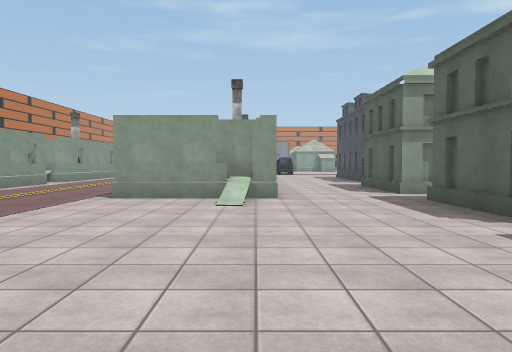
view 1 (above)

24 first-person views from a walk through a scene from a Unity 3-D project. The camera is 1.4 m above the floor, tilts 2° down and sees 70° across. The floor is counted in squares, 2 m on a side. Each view is taken from the middle of a square. On the plan, view 1 faces up. The plan holds only what a view shows up to about 11 squares ahead; the rest is blank. The place goes on beyond the plan. Some surface patterns are stand-ins.

view 2
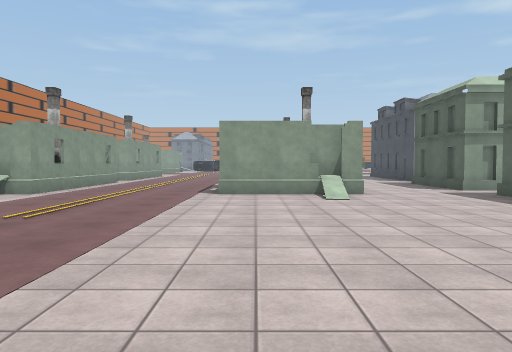

view 3
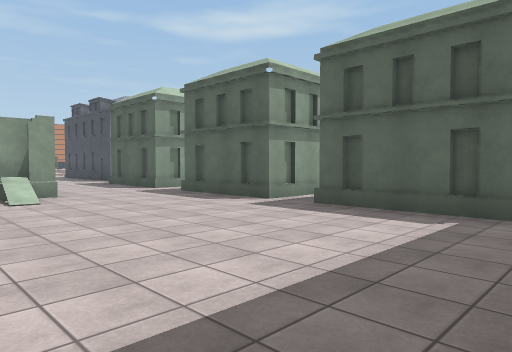

view 4
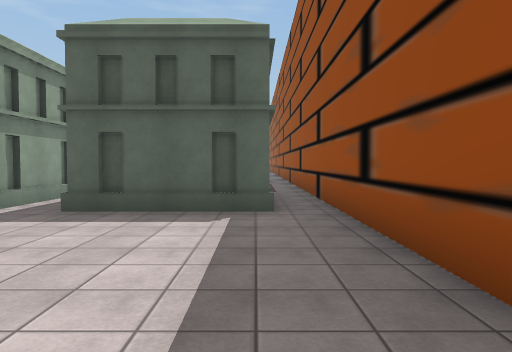

view 5
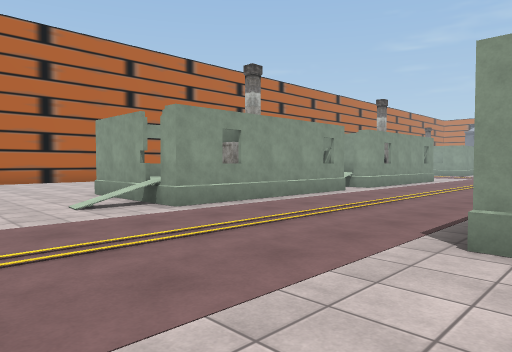

view 6
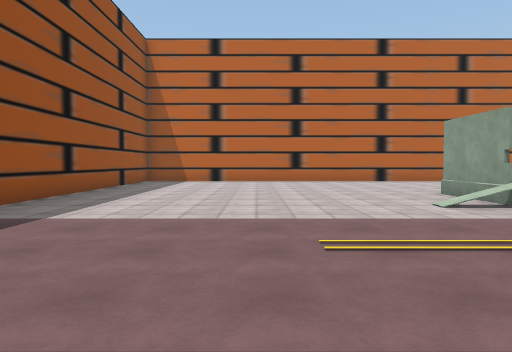

view 7
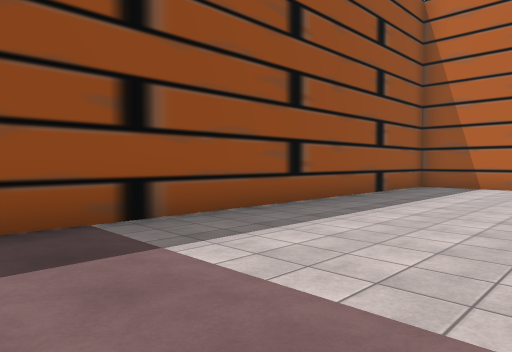

view 8
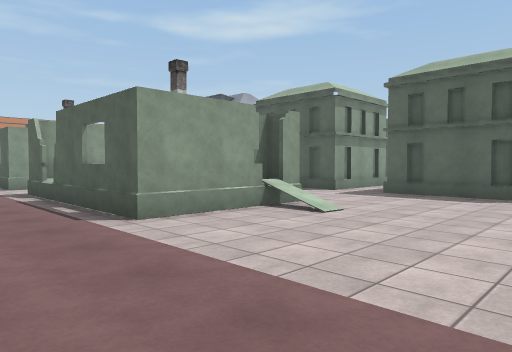

view 9
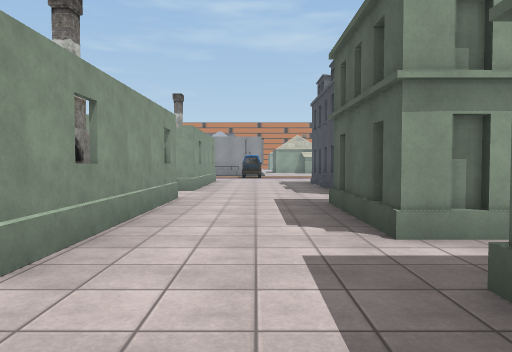

view 10
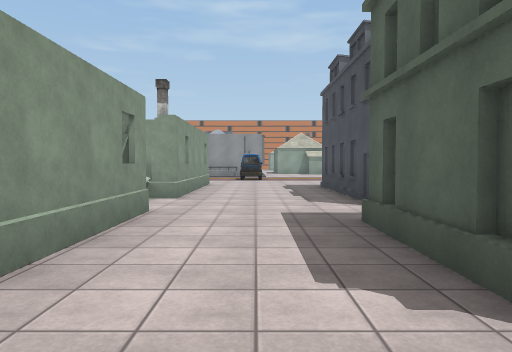

view 11
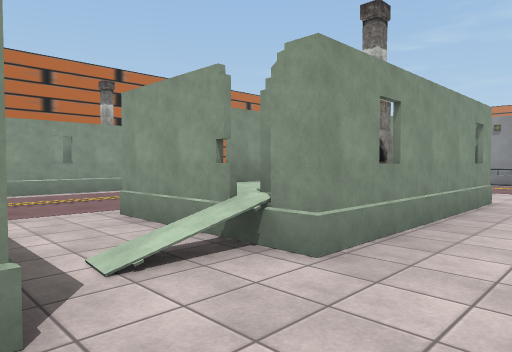

view 12
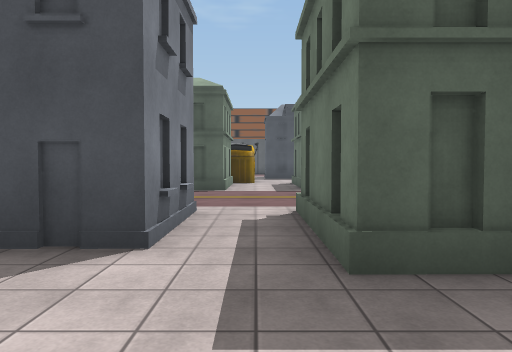

view 13
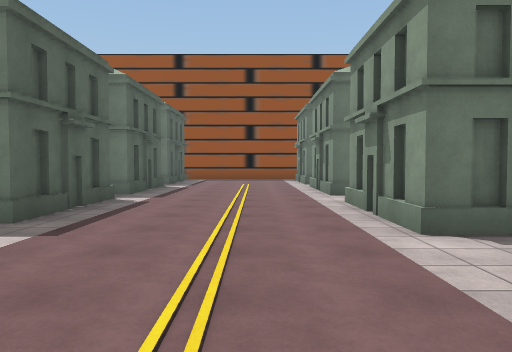

view 14
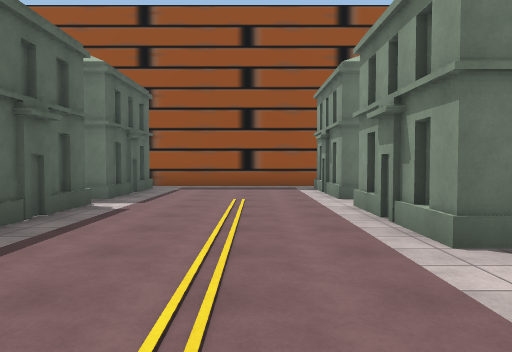

view 15
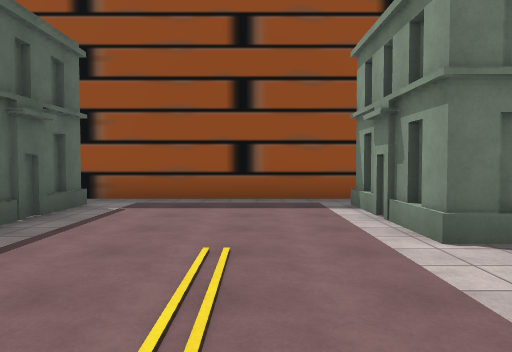

view 16
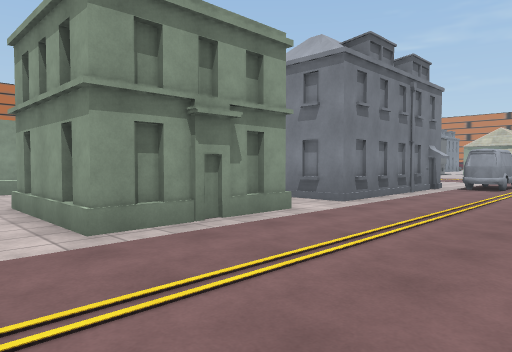

view 17
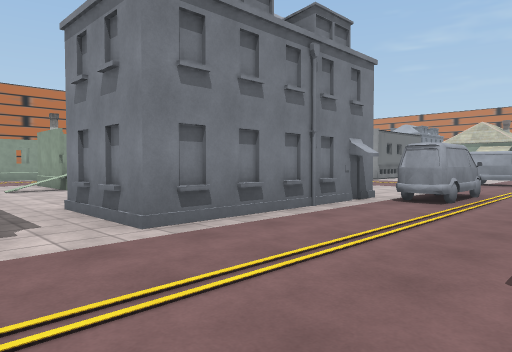

view 18
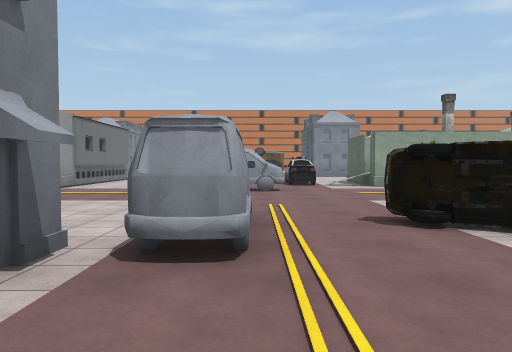

view 19
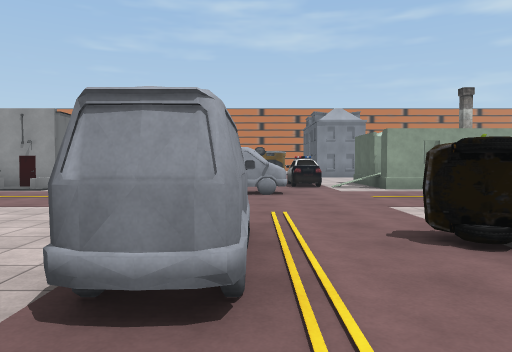

view 20
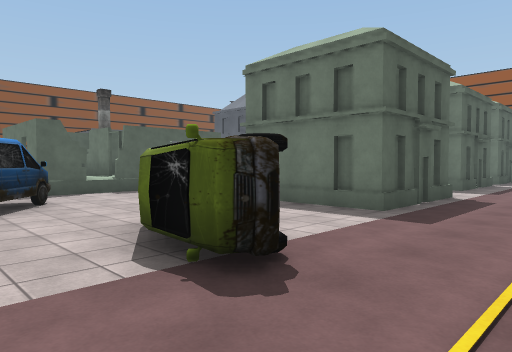

view 21
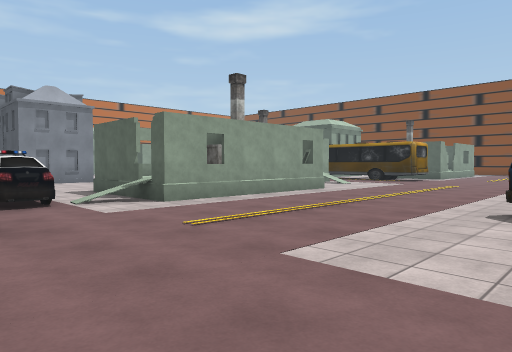

view 22
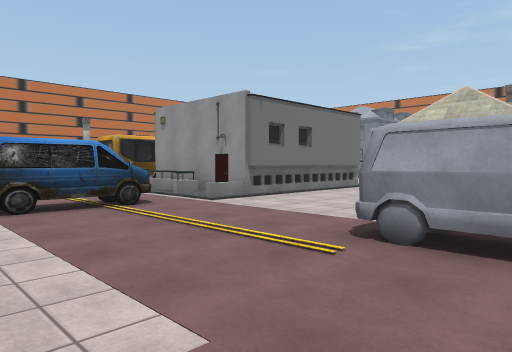

view 23
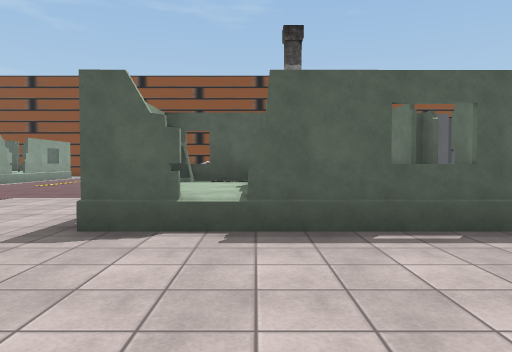

view 24
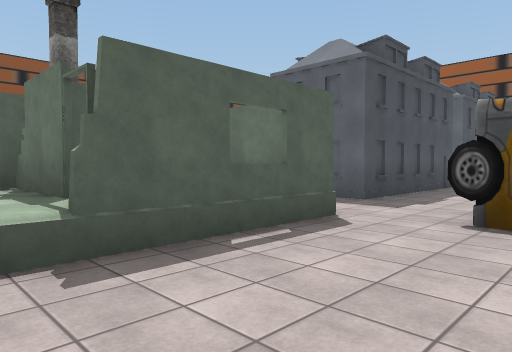

### Floor plan
Key: @ floor where view 1 was taken; # wall or solid block; . main floor; : floor 0.75 m higher than the main floor; / step, stairs or slope; = window, fence, low wall or low ledge; B building; H house; C car; U bus; O other object.
Columns run from 17 left of view 1 to 20 right of it. Each row starts with its distance up from view 1.
 28               U    B..    CC.H
 27               U BBBB...   CC.HHH
 26               U    /...  ....#H##H.
 25                  .......OO..........
 24                  ..O....OO...........
 23                  ..O..................
 22                  . O..................
 21                  .   ..........O......
 20                  ..   ..O......OO.....
 19                 H#.    .OO.OOO..O.#H
 18                  H...###OO..O.....H  H
 17                HHH...###..........HHHH
 16          H#..    H...###...... ...# H
 15          HH...H HH...###....#  ...H H
 14          H#...HHHH...###....##  ..##HH
 13           ...........##B....B#  #..
 12          H#....HH#............   ...
 11           #....=:H...##B......   ..#
 10          H#....HHH...###....#    ..#
  9        H H#....  H...###....#     .#
  8     ...H HH...# HH..........#     .#
  7    ....HHH....HHHH...###.....     .#
  6    ..................###....#      B
  5     .................###....#
  4     .................##B....#
  3     .................. ......
  2     .................###....#
  1 #....................###....B
  0 #............ ...@...# B....#
 -1 #...........   ..............
 -2 ############     #############

Where each view was taken, in squares from view 1:
view 1: 0 up, 0 right, facing up
view 2: 1 down, 2 left, facing up
view 3: 1 down, 2 left, facing up-right
view 4: 0 up, 2 left, facing right
view 5: 4 up, 2 left, facing up-left
view 6: 3 up, 2 left, facing left
view 7: 3 up, 5 left, facing down-left
view 8: 3 up, 5 left, facing up-right
view 9: 5 up, 2 right, facing up
view 10: 7 up, 2 right, facing up
view 11: 12 up, 2 right, facing up-left
view 12: 12 up, 1 right, facing right
view 13: 15 up, 8 right, facing down
view 14: 10 up, 8 right, facing down
view 15: 6 up, 8 right, facing down
view 16: 7 up, 10 right, facing up-left
view 17: 11 up, 10 right, facing up-left
view 18: 15 up, 8 right, facing up
view 19: 16 up, 8 right, facing up
view 20: 21 up, 8 right, facing down-right
view 21: 20 up, 8 right, facing up-right
view 22: 21 up, 8 right, facing up-left
view 23: 17 up, 13 right, facing right
view 24: 18 up, 14 right, facing down-right
